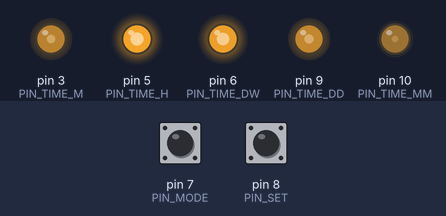
A sketch run on a simulated Arduino Uno, built with avr-gcc and run on an emulated ATmega328P. On the bench: output pins drawn as LEDs (lit = HIGH). Inputs (shaded band) come from the test bench; at power-on: pin 7 (PIN_MODE) HIGH, pin 8 (PIN_SET) HIGH. The local clock reads 2024-03-15 10:24:30 at power-on unless the sketch sets it.

Above: at 2.2 s.
2.3 s: pin 7 (PIN_MODE) pulled LOW for 0.15 s
At 3.2 s:
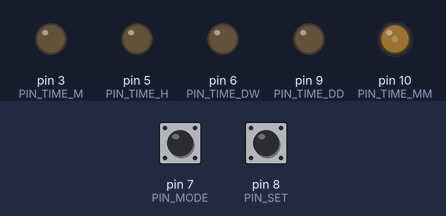
3.9 s: pin 8 (PIN_SET) pulled LOW for 0.15 s
At 4.4 s:
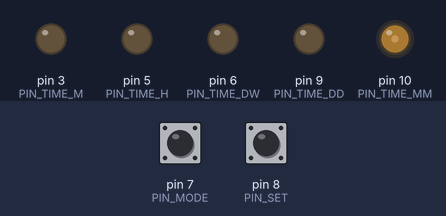
5.5 s: pin 7 (PIN_MODE) pulled LOW for 0.15 s
At 6.8 s:
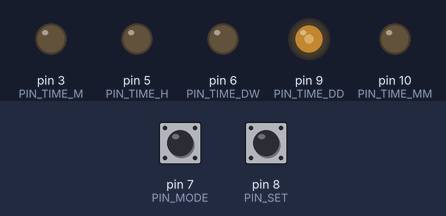
7.1 s: pin 7 (PIN_MODE) pulled LOW for 0.15 s
At 8.0 s:
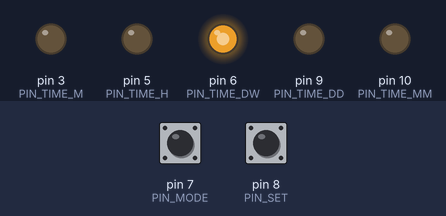
8.7 s: pin 7 (PIN_MODE) pulled LOW for 0.15 s
At 9.2 s:
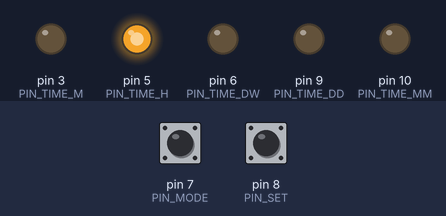
10.3 s: pin 7 (PIN_MODE) pulled LOW for 0.15 s
At 11.7 s:
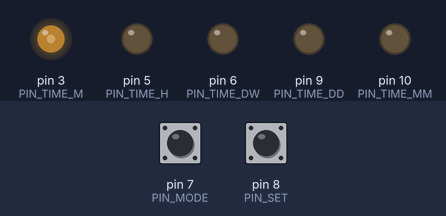
Timing chart, 0 to 12.9 s (numbered marks = the images above; inputs shaded):
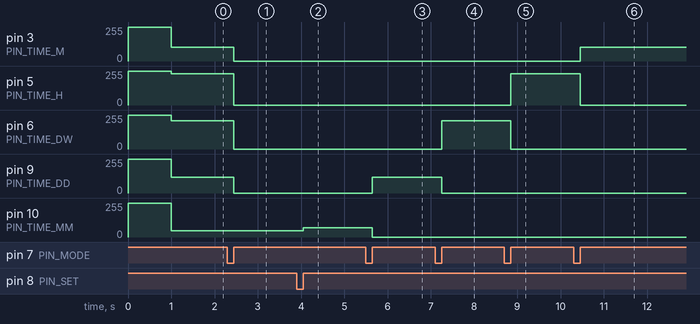

The sketch:

APM_Clock.ino
```cpp
// Program to implement a Clock display using Analog Panel Meters (APM).
// by Marco Colli
//
// September 2022 - version 1.0
// - Initial release
//
// Hardware Requirements
// ---------------------
// - DS3231 clock modules with a I2C interface.
// - 5 Analog panel meters
// - 2 momentary-on tact switches
//
// Description:
// ------------
// Time is kept by the DS3231 Real Time Clock (RTC) module.
//
// The display is implemented using 5 analog panel meters, usually used to display
// Voltage or Current (eg, for a power supply). The 5 meters display Hours, Minutes,
// Day of Week, Date and Month with the faces relabeled to show:
// - Hour: 0 thru 12
// - Minute: 0 thru 60
// - Day of week: Monday thru Sunday
// - Date: 1 thru 31
// - Month: Jan thru Dec
//
// Tact (MODE and SET) switches are used to set the time on the display.
//
// Functions:
// ----------
// To set up the time:
//  + Click the MODE switch
//  + Click the SET switch to advance the pointer for the enabled element
//  + Click the MODE switch to change element and repeat step above
//     - elements progress MM, DD, DW, H (am/pm indicator in minutes display), M
//  + Clicking the MODE switch after the last element (M) sets the new time.
//
// Setup mode has a SET_TIMEOUT for no inactivity. On timeout it abandons any changes.
//
// Long press the MODE switch toggles summer time mode for easy set/reset.
// Press the SET switch to show full scale on all meters, release to show time.
//
// More details at https://arduinoplusplus.wordpress.com/2022/09/06/analog-panel-meter-clock/
//
// Library dependencies:
// ---------------------
// MD_DS3231 RTC libraries found at https://github.com/MajicDesigns/DS3231 or the Arduino
// IDE Library Manager. Any other RTC may be substituted with few changes as the current
// time is passed to all display functions.
//
// MD_UISwitch library is found at https://github.com/MajicDesigns/MD_UISwitch or the
// Arduino IDE Library Manager.
//

#ifndef DEBUG
#define DEBUG 0   // turn debugging output on (1) or off (0)
#endif

#include <Wire.h>         // I2C library for RTC comms
#include <EEPROM.h>       // Summer time status stored in EEPROM
#include <MD_UISwitch.h>  // switch manager
#include <MD_DS3231.h>    // RTC module manager

// --------------------------------------
// Hardware definitions

const uint8_t PIN_MODE = 7; // setup mode switch
const uint8_t PIN_SET = 8;  // setup settng switch

// all the group below must be PWM pins
const uint8_t PIN_TIME_M = 3;
const uint8_t PIN_TIME_H = 5;
const uint8_t PIN_TIME_DW = 6;
const uint8_t PIN_TIME_DD = 9;
const uint8_t PIN_TIME_MM = 10;

const uint8_t EE_SUMMER_FLAG = 0; // EEPROM address for this value

// --------------------------------------
// Miscellaneous defines

const uint8_t  SEC_PER_MIN = 60;   // seconds in a minute
const uint8_t  MIN_PER_HR = 60;    // minutes in an hour
const uint8_t  HR_PER_DAY = 24;    // hours per day
const uint8_t  DAY_PER_WK = 7;     // days per week
const uint8_t  MTH_PER_YEAR = 12;  // months per year

#if DEBUG
const uint32_t CLOCK_UPDATE_TIME = 10000; // in milliseconds - time resolution to nearest minute does not need rapid updates!
#else
const uint32_t CLOCK_UPDATE_TIME = 1000;  // in milliseconds - time resolution to nearest minute does not need rapid updates!
#endif
const uint32_t SETUP_TIMEOUT = 60000;     // in milliseconds - timeout for setup inactivity
const uint32_t SHOW_DELAY_TIME = 5000;    // in milliseconds - timeout for showing time mode
const uint32_t INIT_CHECK_TIME = 1000;    // in milliseconds - initialization check per display

// --------------------------------------
// PWM setting for each tick mark on each meter.
// Defined in a table to allow for non-linear meter movements or
// small adjustments if required

const PROGMEM uint8_t PWM_M[MIN_PER_HR] =
{
   0,   4,   9,  13,  17,  21,  26,  30,  34,  38,  43,  47,  //  0 - 11
  51,  55,  60,  64,  68,  72,  77,  81,  85,  89,  94,  98,  // 12 - 23
 102, 106, 111, 115, 119, 123, 128, 132, 136, 140, 145, 149,  // 24 - 35
 153, 157, 162, 166, 170, 174, 179, 183, 187, 191, 196, 200,  // 36 - 47
 204, 208, 213, 217, 221, 225, 230, 234, 238, 242, 247, 251   // 48 - 59
};

const PROGMEM uint8_t PWM_H[HR_PER_DAY] =
{
  0, 21, 43, 64, 85, 106, 128, 149, 170, 191, 213, 234, 255,  //  0 - 12
     21, 43, 64, 85, 106, 128, 149, 170, 191, 213, 234        // 13 - 23 remap to 1 - 11
};

const PROGMEM uint8_t PWM_DW[DAY_PER_WK] =
{
 0, 42, 85, 128, 170, 213, 255   // Mo, Tu, ... Sa, Su
};

const PROGMEM uint8_t PWM_DD[31] =
{
   0,   9,  17,  26,  34,  43,  51,  //  1 - 7
  60,  68,  77,  85,  94, 102, 111,  //  8 - 14
 119, 128, 136, 145, 153, 162, 170,  // 15 - 21
 179, 187, 196, 204, 213, 221, 230,  // 22 - 28
 238, 247, 255                       // 29 - 31
};

const PROGMEM uint8_t PWM_MM[MTH_PER_YEAR] =
{
 0, 23, 46, 70, 93, 116, 139, 162, 185, 208, 232, 255  // Jan - Dec
};

// --------------------------------------
//  END OF USER CONFIGURABLE INFORMATION
// --------------------------------------

// --------------------------------------
// Global variables
enum pinId { PIN_MM = 0, PIN_DD = 1, PIN_DW = 2, PIN_H = 3, PIN_M = 4, PIN_MAX = 5 };
uint8_t pins[PIN_MAX] = { PIN_TIME_MM, PIN_TIME_DD, PIN_TIME_DW, PIN_TIME_H, PIN_TIME_M };

MD_UISwitch_Digital  swMode(PIN_MODE);            // mode/setup switch handler
MD_UISwitch_Digital  swSet(PIN_SET);              // setting switch handler

#define ARRAY_SIZE(a) (sizeof(a)/sizeof((a)[0]))

#if  DEBUG
#define PRINTS(x)    do { Serial.print(F(x)); } while (false)
#define PRINT(s, x)  do { Serial.print(F(s)); Serial.print(x); } while (false)
#define PRINTX(s, x) do { Serial.print(F(s)); Serial.print(F("0x"); Serial.print(x, HEX); } while (false)
#else
#define PRINTS(x)
#define PRINT(s, x)
#define PRINTX(x)
#endif

// --------------------------------------
// Code
bool isSummerMode()
// Return true if summer mode is active
{
  return(EEPROM.read(EE_SUMMER_FLAG) != 0);
}

void flipSummerMode(void)
// Reverse the the summer flag mode in the EEPROM
{
  // handle EEPROM changes
  EEPROM.write(EE_SUMMER_FLAG, isSummerMode() ? 0 : 1);
  PRINT("\nNew Summer Mode ", isSummerMode());
}

uint8_t daysInMonth(uint8_t month)
{
  static const PROGMEM uint8_t DAY_PER_MTH[MTH_PER_YEAR] =  // max days possible per month
  {
    31, 29, 31, 30, 31, 30,   // Jan - Jun
    31, 31, 30, 31, 30, 31    // Jul - Dec
  };
  uint8_t days = 0;

  month--;
  if (month < MTH_PER_YEAR)
    days = pgm_read_byte(DAY_PER_MTH + month);

    return(days);
}

uint8_t adjustedHour(uint8_t h)
// Change the RTC hour to include any summer time offset
// Clock always holds the 'real' time.
{
  h += (isSummerMode() ? 1 : 0);
  if (h > HR_PER_DAY/2) h -= HR_PER_DAY/2;

  return(h);
}

void dumpTime()
// Show displayed time to the debug display
{
  uint8_t h = adjustedHour(RTC.h);

  PRINTS("\nT: ");
  if (h < 10) PRINT("0", h); else PRINT("", h);
  if (RTC.m < 10) PRINT(":0", RTC.m); else PRINT(":", RTC.m);
  if (RTC.s < 10) PRINT(":0", RTC.s); else PRINT(":", RTC.s);
  if (RTC.h < 12) PRINTS(" am "); else PRINTS(" pm ");
  switch (RTC.dow)
  {
    case 1: PRINTS("Mon"); break;
    case 2: PRINTS("Tue"); break;
    case 3: PRINTS("Wed"); break;
    case 4: PRINTS("Thu"); break;
    case 5: PRINTS("Fri"); break;
    case 6: PRINTS("Sat"); break;
    case 7: PRINTS("Sun"); break;
    default: PRINT("?", RTC.dow);
  }
  if (RTC.dd < 10) PRINT(" 0", RTC.dd); else PRINT(" ", RTC.dd);
  if (RTC.mm < 10) PRINT("/0", RTC.mm); else PRINT("/", RTC.mm);
}

void setAPM(const uint8_t idx, const pinId pin, const uint8_t sizeData, const uint8_t* data)
// Show the time on the display meters
{
  uint8_t aValue = 255;

  if (idx < sizeData)
    aValue = pgm_read_byte(data + idx);
  analogWrite(pins[pin], aValue);
}

void SetAllAPM(uint8_t pwmValue)
// set all displays to the same value
{
  for (uint8_t i = 0; i < PIN_MAX; i++)
    analogWrite(pins[i], pwmValue);
}

void inline setHour(uint8_t h)   { setAPM(adjustedHour(h), PIN_H, sizeof(PWM_H), PWM_H); }
void inline setMinute(uint8_t m) { setAPM(m, PIN_M, sizeof(PWM_M), PWM_M); }
void inline setDoW(uint8_t dw)   { setAPM(dw - 1, PIN_DW, sizeof(PWM_DW), PWM_DW); }
void inline setDate(uint8_t dd)  { setAPM(dd - 1, PIN_DD, sizeof(PWM_DD), PWM_DD); }
void inline setMonth(uint8_t mm) { setAPM(mm - 1, PIN_MM, sizeof(PWM_MM), PWM_MM); }

void updateClock(uint8_t h, uint8_t m, uint8_t dw, uint8_t dd, uint8_t mm)
{
#if DEBUG
  dumpTime();  // debug output only
#endif

  setHour(h);
  setMinute(m);
  setDoW(dw);
  setDate(dd);
  setMonth(mm);
}

bool configTime(uint8_t& h, uint8_t& m, uint8_t& dw, uint8_t& dd, uint8_t& mm)
// Handle the user interface to set the current time.
// Remains in this function until completed (finished == true)
// Return true if the time was fully set, false otherwise (eg, timeout)
{
  bool gotResult = false;
  bool finished = false;
  pinId curItem = PIN_MM;
  uint32_t  timeLastActivity = millis();

  PRINTS("\nStarting setup");
  SetAllAPM(0);   // blank everything out

  do
  {
    yield();          // allow WDT and other things to run if implemented

    if (swMode.read() == MD_UISwitch::KEY_PRESS)
    {
      timeLastActivity = millis();
      curItem = (pinId)(curItem + 1);
      PRINT("\nSetup: ", curItem);

      if (curItem >= PIN_MAX)
      {
        PRINTS("\nSetup completed");
        finished = gotResult = true;
      }
      else
      {
        // otherwise reset all the meters to zero so the relevant
        // element can update with the current value
        PRINTS(" - Clearing display");
        SetAllAPM(0);
      }
    }

    // process the current element
    MD_UISwitch::keyResult_t key = swSet.read();

    if (key != MD_UISwitch::KEY_NULL)   // keypress occurred ...
      timeLastActivity = millis();      // ... reset timeout

    switch (curItem)
    {
    case PIN_MM:   // month
      setMonth(mm);
      if (key == MD_UISwitch::KEY_PRESS)
      {
        mm++;
        if (mm > MTH_PER_YEAR) mm = 1;
        PRINT("\nMM:", mm);
      }
      break;

    case PIN_DD:   // date
      setDate(dd);
      if (key == MD_UISwitch::KEY_PRESS)
      {
        dd++;
        if (dd > daysInMonth(mm)) dd = 1;
        PRINT("\nDD:", dd);
      }
      break;

    case PIN_DW:   // day of week
      setDoW(dw);
      if (key == MD_UISwitch::KEY_PRESS)
      {
        dw++;
        if (dw > DAY_PER_WK) dw = 1;
        PRINT("\nDW:", dw);
      }
      break;

    case PIN_H:    // hours
      setHour(h);
      if (h >= HR_PER_DAY/2) setMinute(MIN_PER_HR-1); else setMinute(0);   // show AM or PM
      if (key == MD_UISwitch::KEY_PRESS)
      {
        h++;
        if (h >= HR_PER_DAY) h = 0;
        PRINT("\nH:", h);
      }
      break;

    case PIN_M:    // minutes
      setMinute(m);
      if (key == MD_UISwitch::KEY_PRESS)
      {
        m++;
        if (m >= MIN_PER_HR) m = 0;
        PRINT("\nM:", m);
      }
      break;

    default:
      // should never get here, but if we do set to
      // something sensible that will end the cycle.
      curItem = PIN_MM;
      break;
    }

    // check if we timed out
    if (millis() - timeLastActivity >= SETUP_TIMEOUT)
    {
      finished = true;
      PRINTS("\nSetup timeout");
    }
  } while (!finished);

  return(gotResult);
}

void setup(void)
{
#if  DEBUG
  Serial.begin(57600);
#endif
  PRINTS("\n[APM_Clock]");

  // set the output pin modes
  for (uint8_t i = 0; i < PIN_MAX; i++)
    pinMode(pins[i], OUTPUT);

  // set up switch management
  swMode.begin();
  swMode.enableRepeat(false);
  swMode.enableLongPress(true);
  swMode.enableDoublePress(false);

  swSet.begin();
  swSet.enableRepeat(false);
  swSet.enableLongPress(false);
  swSet.enableDoublePress(false);

  // set up RTC management
  RTC.control(DS3231_12H, DS3231_OFF);        // set 24 hr mode
  RTC.control(DS3231_CLOCK_HALT, DS3231_OFF); // start the clock

  // flash the displays
  SetAllAPM(255);
  delay(INIT_CHECK_TIME);
  SetAllAPM(0);

  PRINT("\nSummer Mode ", isSummerMode());
}

void loop(void)
{
  static uint32_t timeLastUpdate = 0;
  static enum stateRun_t    // loop() FSM states
  {
    SR_UPDATE,        // update the display
    SR_IDLE,          // waiting to update display
    SR_SETUP,         // run the time setup
    SR_SUMMER_TIME,   // toggle summer time indicator
    SR_FULL_SCALE     // show full scale test mode
  } state = SR_UPDATE;

  switch (state)
  {
  case SR_UPDATE:   // update the display
    timeLastUpdate = millis();
    RTC.readTime();
    updateClock(RTC.h, RTC.m, RTC.dow, RTC.dd, RTC.mm);
    state = SR_IDLE;
    break;

  case SR_IDLE:   // wait for ...
    // ... time to update the display ...
    if (millis() - timeLastUpdate >= CLOCK_UPDATE_TIME)
      state = SR_UPDATE;

    // ... or user input from MODE switch ...
    switch (swMode.read())
    {
    case MD_UISwitch::KEY_PRESS:     state = SR_SETUP; break;
    case MD_UISwitch::KEY_LONGPRESS: state = SR_SUMMER_TIME; break;
    default: break;
    }

    // ... or user input from SET switch
    if (swSet.read() == MD_UISwitch::KEY_DOWN)
      state = SR_FULL_SCALE;
    break;

  case SR_SETUP:   // time setup
    if (configTime(RTC.h, RTC.m, RTC.dow, RTC.dd, RTC.mm))
    {
      // write new time to the RTC
      RTC.s = 0;
      RTC.writeTime();
    }
    state = SR_UPDATE;
    break;

  case SR_SUMMER_TIME:  // handle the summer time toggle
    flipSummerMode();
    state = SR_UPDATE;
    break;

  case SR_FULL_SCALE:  // force the display to full scale
    SetAllAPM(255);

    if (swSet.read() == MD_UISwitch::KEY_UP)
      state = SR_UPDATE;
    break;

  default:
    state = SR_UPDATE;
  }
}
```

Measured:
- after the input at 2.3 s, pin 3 (PIN_TIME_M): 102/255 → 0/255 after 0.15 s; pin 5 (PIN_TIME_H): 234/255 → 0/255 after 0.15 s; pin 6 (PIN_TIME_DW): 213/255 → 0/255 after 0.15 s; pin 9 (PIN_TIME_DD): 119/255 → 0/255 after 0.15 s
- after the input at 3.9 s, pin 10 (PIN_TIME_MM): 46/255 → 70/255 after 0.15 s
- after the input at 5.5 s, pin 9 (PIN_TIME_DD): 0/255 → 119/255 after 0.15 s; pin 10 (PIN_TIME_MM): 70/255 → 0/255 after 0.15 s
- after the input at 7.1 s, pin 6 (PIN_TIME_DW): 0/255 → 213/255 after 0.15 s; pin 9 (PIN_TIME_DD): 119/255 → 0/255 after 0.15 s
- after the input at 8.7 s, pin 5 (PIN_TIME_H): 0/255 → 234/255 after 0.15 s; pin 6 (PIN_TIME_DW): 213/255 → 0/255 after 0.15 s
- after the input at 10.3 s, pin 3 (PIN_TIME_M): 0/255 → 102/255 after 0.15 s; pin 5 (PIN_TIME_H): 234/255 → 0/255 after 0.15 s
